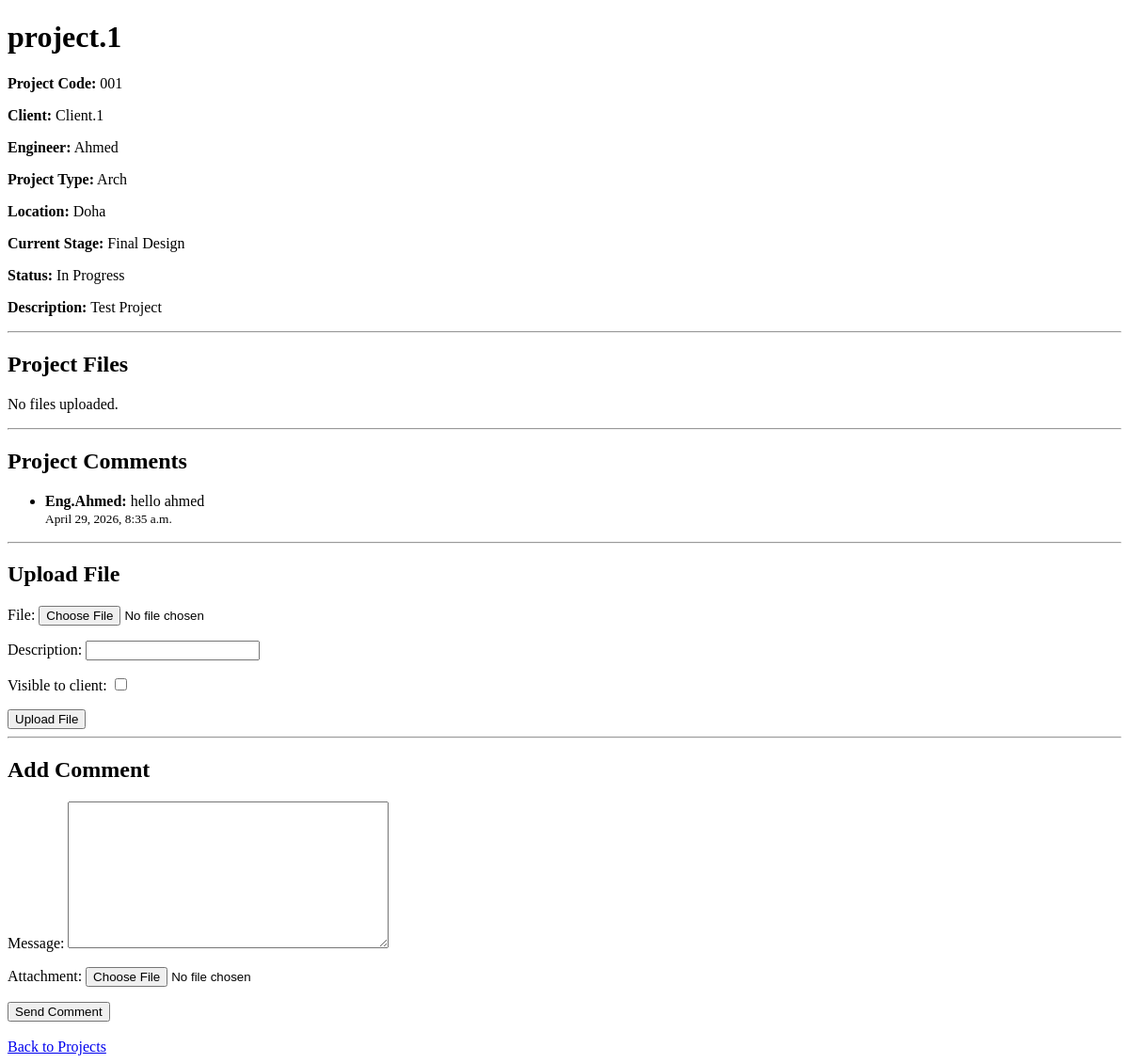
/projects/2/ (signed in), run on an earlier commit of the app's database.
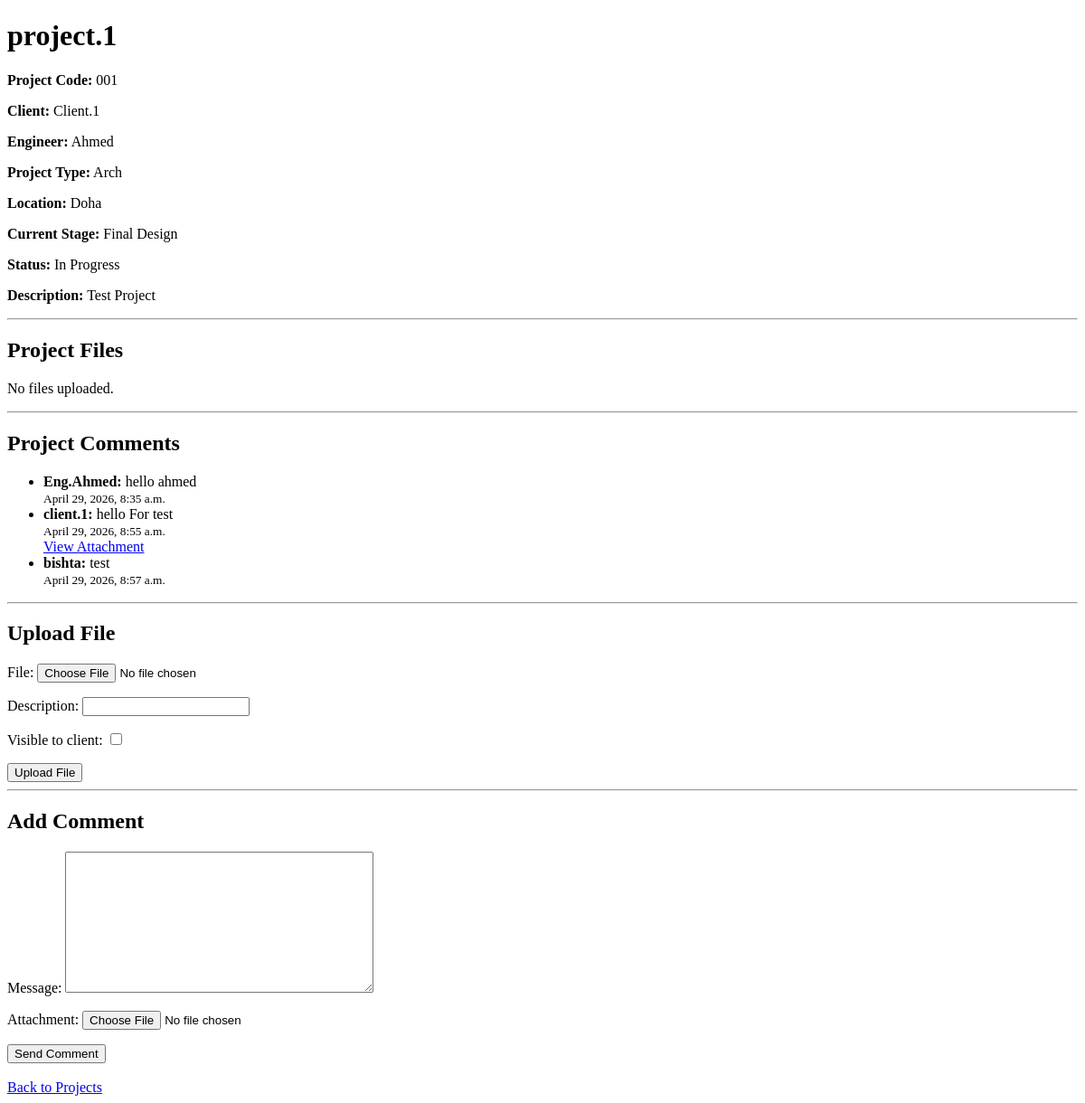
And on a later commit of the database.
### projects/models.py (models this page shows, shortened)
class ProjectComment(models.Model):
    project = models.ForeignKey(
        Project,
        on_delete=models.CASCADE,
        related_name='comments'
    )
    sender = models.ForeignKey(
        'accounts.User',
        on_delete=models.CASCADE,
        related_name='project_comments'
    )
    message = models.TextField()
    attachment = models.FileField(upload_to='project_comments/', blank=True, null=True)
    visible_to_client = models.BooleanField(default=True)
    created_at = models.DateTimeField(auto_now_add=True)

### accounts/models.py (models this page shows)
class User(AbstractUser):
    class Role(models.TextChoices):
        ADMIN = 'ADMIN', 'Admin'
        ENGINEER = 'ENGINEER', 'Engineer'
        CLIENT = 'CLIENT', 'Client'
    role = models.CharField(
        max_length=20,
        choices=Role.choices,
        default=Role.CLIENT
    )

### projects/views.py (the view, shortened to what this page needs)
# urls.py: path('<int:pk>/', project_detail_view, name='project_detail'),
@login_required
def project_detail_view(request, pk):
    if request.user.role == 'ADMIN':
        project = get_object_or_404(Project, pk=pk)
        files = project.files.all()
        comments = project.comments.all()
    elif request.user.role == 'CLIENT':
        project = get_object_or_404(
            Project,
            pk=pk,
            client__user=request.user
        )
        files = project.files.filter(visible_to_client=True)
        comments = project.comments.filter(visible_to_client=True)
    else:
        project = None
        files = []
        comments = []
    comment_form = ProjectCommentForm()
    file_form = ProjectFileForm()
    return render(request, 'projects/project_detail.html', {
        'project': project,
        'files': files,
        'comments': comments,
        'comment_form': comment_form,
        'file_form': file_form,
    })

### projects/forms.py
class ProjectCommentForm(forms.ModelForm):
    class Meta:
        model = ProjectComment
        fields = ['message', 'attachment']

class ProjectFileForm(forms.ModelForm):
    class Meta:
        model = ProjectFile
        fields = ['file', 'description', 'visible_to_client']

### clients/models.py (called while the page is built)
    def __str__(self):
        return self.client_name

### engineers/models.py (called while the page is built)
    def __str__(self):
        return self.engineer_name

### templates/projects/project_detail.html (shortened to what this page needs)
<!DOCTYPE html>
<html>
<head>
</head>
<body>
    {% if project %}
        <h1>{{ project.project_name }}</h1>
        <p><strong>Project Code:</strong> {{ project.project_code }}</p>
        <p><strong>Client:</strong> {{ project.client }}</p>
        <p><strong>Engineer:</strong> {{ project.assigned_engineer }}</p>
        <p><strong>Project Type:</strong> {{ project.project_type }}</p>
        <p><strong>Location:</strong> {{ project.location }}</p>
        <p><strong>Current Stage:</strong> {{ project.get_current_stage_display }}</p>
        <p><strong>Status:</strong> {{ project.get_status_display }}</p>
        <p><strong>Description:</strong> {{ project.description }}</p>
        <hr>
        <h2>Project Files</h2>
        {% if files %}
            <ul>
                {% for file in files %}
                    <li>
                        <a href="{{ file.file.url }}" target="_blank">
                            {{ file.description|default:file.file.name }}
                        </a>
                        -
                        Visible to Client: {{ file.visible_to_client }}
                    </li>
                {% endfor %}
            </ul>
        {% else %}
            <p>No files uploaded.</p>
        {% endif %}
        <hr>
        <h2>Project Comments</h2>
        {% if comments %}
            <ul>
                {% for comment in comments %}
                    <li>
                        <strong>{{ comment.sender.username }}:</strong>
                        {{ comment.message }}
                        <br>
                        <small>{{ comment.created_at }}</small>
                        {% if comment.attachment %}
                            <br>
                            <a href="{{ comment.attachment.url }}" target="_blank">View Attachment</a>
                        {% endif %}
                    </li>
                {% endfor %}
            </ul>
        {% else %}
            <p>No comments yet.</p>
        {% endif %}
        <hr>
        <h2>Upload File</h2>
        <form method="post" enctype="multipart/form-data">
            {{ file_form.as_p }}
            <button type="submit">Upload File</button>
        </form>
        <hr>
        <h2>Add Comment</h2>
        <form method="post" enctype="multipart/form-data">
            {{ comment_form.as_p }}
            <button type="submit">Send Comment</button>
        </form>
    {% else %}
        <h1>Access Denied</h1>
        <p>You do not have permission to view this project.</p>
    {% endif %}
    <br>
    <a href="{% url 'projects:project_list' %}">Back to Projects</a>
</body>
</html>

What changed in the data, as far as the page shows it:
added ProjectComment: sender.username "client.1", message "hello For test", created_at "April 29, 2026, 8:55 a.m."
added ProjectComment: sender.username "bishta", message "test", created_at "April 29, 2026, 8:57 a.m."
